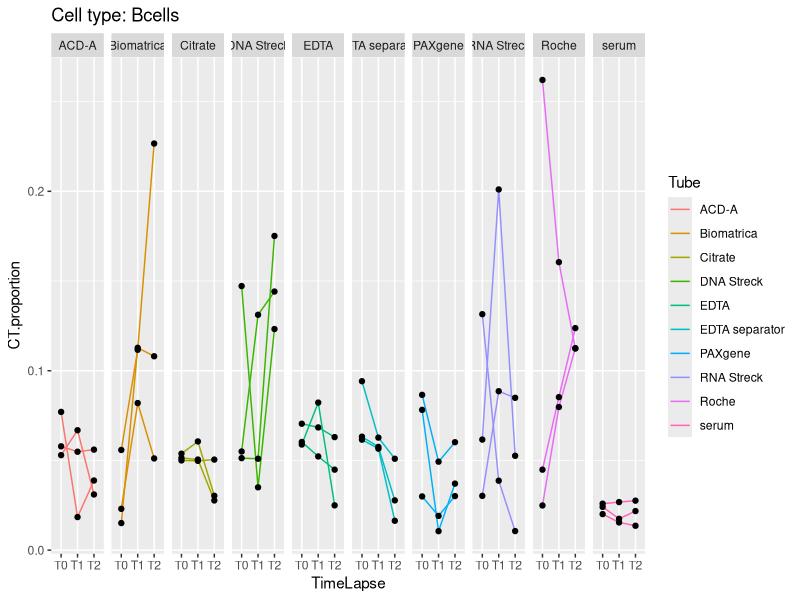
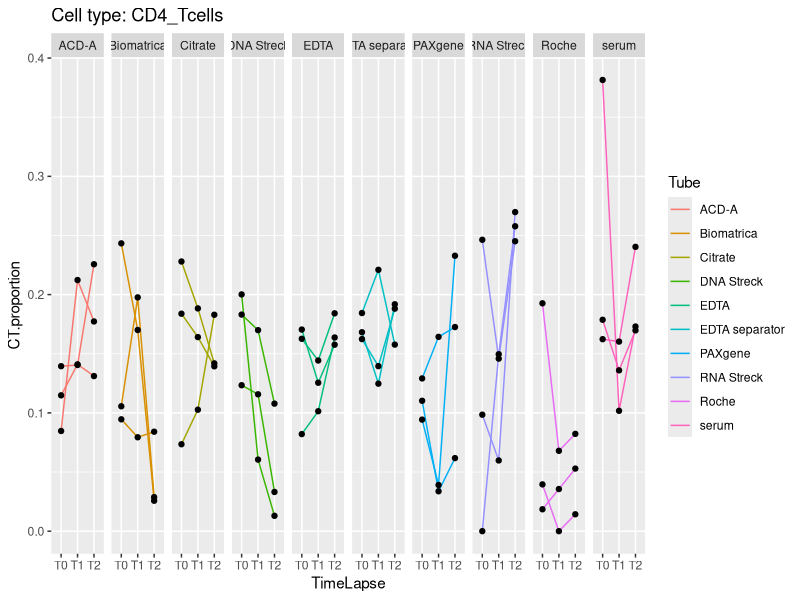
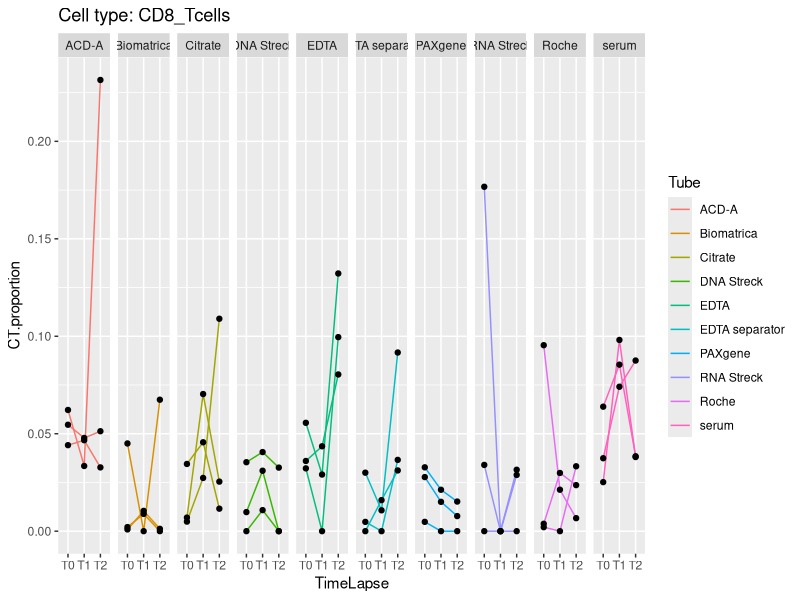
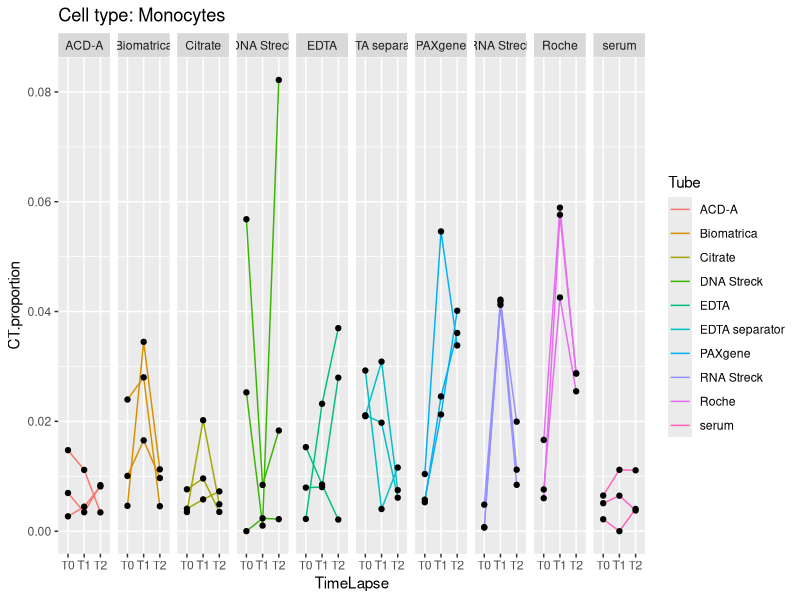
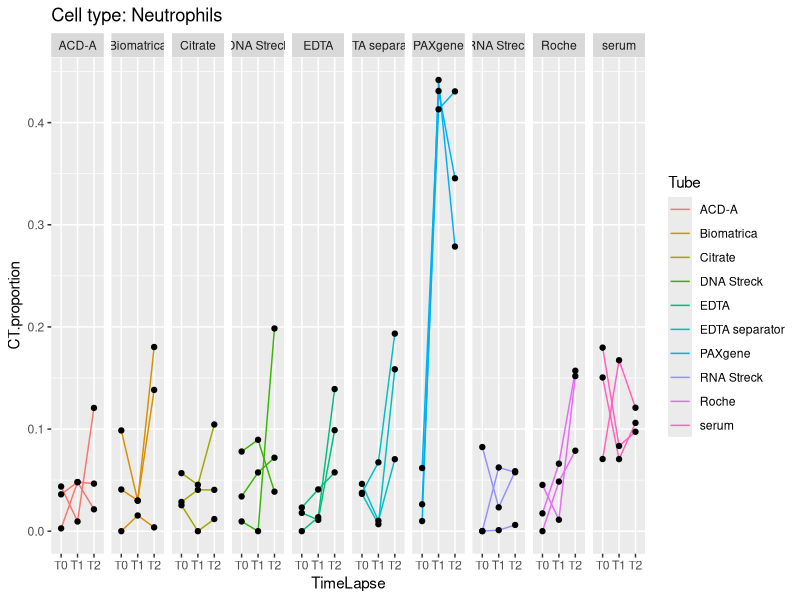
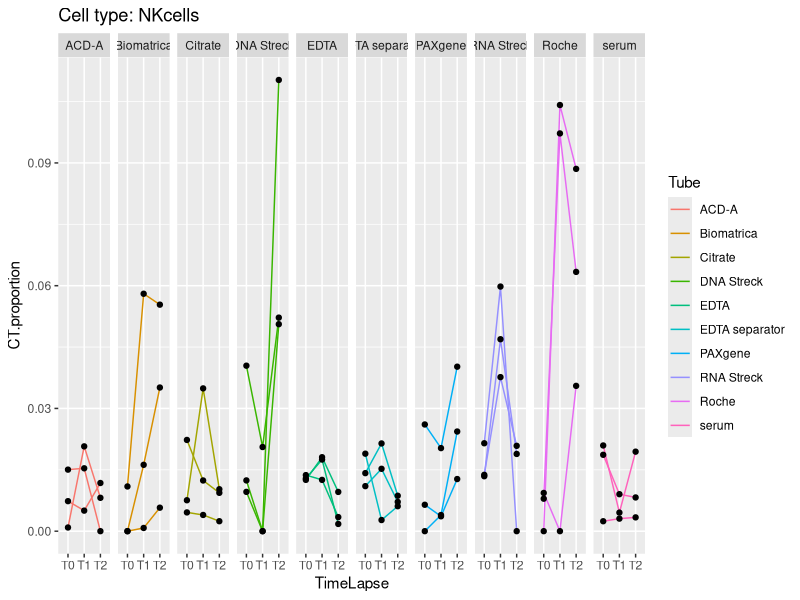
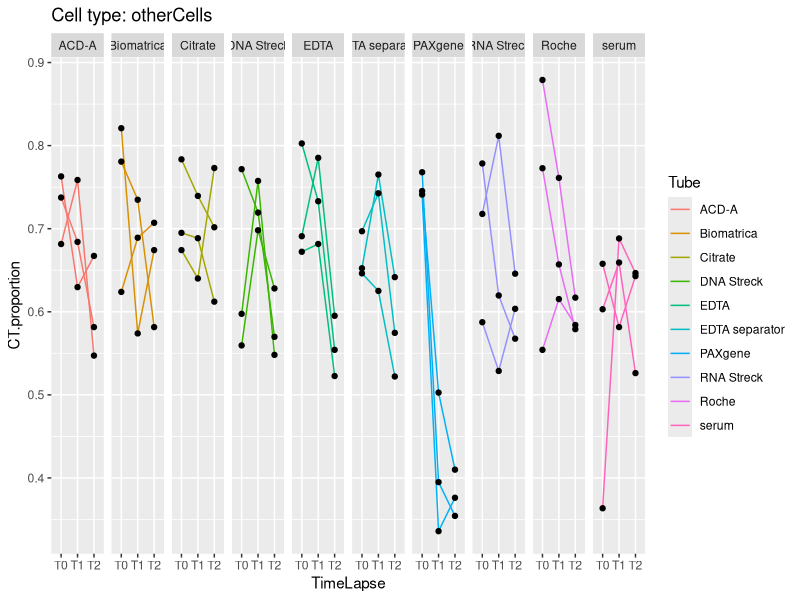
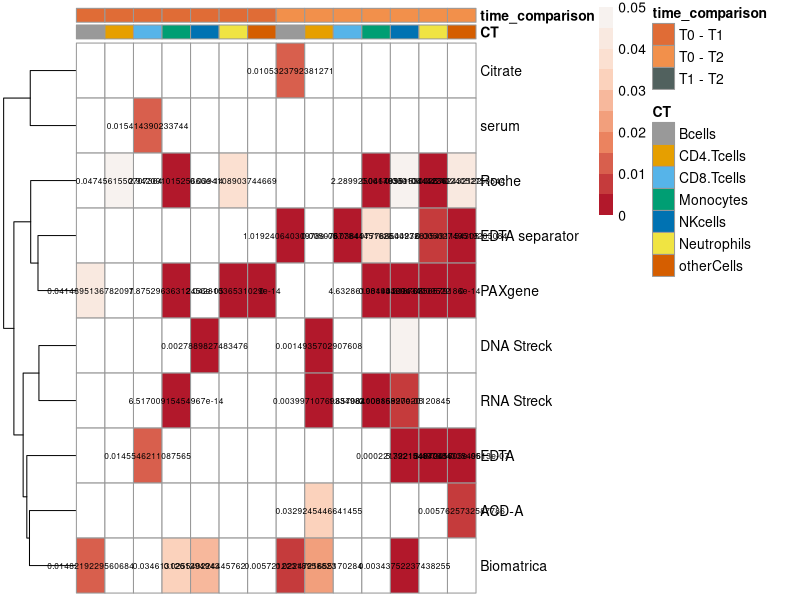

The R source for these figures, in order: (Note: this script raises an error after producing the figures.)
# "Repeated measures analyses: beta regression models - FRANCISCO NOV 2022"

library(nlme)
library(ggplot2)
library(multcomp)
library(emmeans)
library(glmmTMB)
library(car)

require(data.table)
require(tidyverse)
require(dplyr)
library(ggplot2)
library(ggrepel)
require(pheatmap)
require(cowplot)
require(gridExtra)
library(RColorBrewer)

set.seed(189672)


db<-read.csv("duplicates.csv")
str(db)

db$Tube<-as.factor(db$Tube)
db$RNAisolation<-as.factor(db$RNAisolation)
db$TimeLapse<-as.factor(db$TimeLapse)
db$donorID<-as.factor(db$donorID)

Tube.levels<-levels(db$Tube)
RNAisolation.levels<-levels(db$RNAisolation)
TimeLapse.levels<-levels(db$TimeLapse)

db2 = fread("EPIC.BRef_mixed_model_input.txt", data.table = FALSE)
db2$Tube<-as.factor(db2$Tube)
db2$BiologicalReplicate<-as.factor(db2$BiologicalReplicate)
db2$TimeLapse<-as.factor(db2$TimeLapse)

cell.types<-unique(db2$CT)

cnt<-1
p<-list()
for(ct in cell.types) {
  p1<-ggplot(data = db2[db2$CT==ct,], aes(x = TimeLapse, y = CT.proportion, group = Tube:BiologicalReplicate))
  p2<-p1+geom_line(aes(color=Tube))+geom_point() + facet_grid(. ~ Tube)+
    ggtitle(paste("Cell type: ",ct,sep=""))
  p[[cnt]]<-p2
  cnt<-cnt+1
}
p

dev.off()

####################################
# Based on the previous visualisations, O.Thas suggested to have different variances for the tubes. Separate analyses for the cell types.
# Beta regression models with random effects for all cell types

ALL_OUTPUT = lapply(cell.types, function(cell_type){
  
  m <- glmmTMB(CT.proportion ~ Tube*TimeLapse + (1|BiologicalReplicate),
             dispformula = ~Tube,
             family = beta_family(),
             data=db2[db2$CT==cell_type,])
  
  m.methods <- emmeans(m, ~TimeLapse|Tube)
  
  results = reshape2::melt(pairs(m.methods))
  results = results[,c(1,2,ncol(results))]
  colnames(results) = c("time_comparison", "tube", "p-value")
  results$CT = gsub("_","\\.", cell_type)
  results
  
})

ALL_OUTPUT = do.call(rbind.data.frame, ALL_OUTPUT)

ALL_OUTPUT = data.table::dcast.data.table(data.table(ALL_OUTPUT), formula = tube ~ CT + time_comparison, value.var = "p-value") %>% as.data.frame()
rownames(ALL_OUTPUT) = ALL_OUTPUT$tube
ALL_OUTPUT$tube = NULL

######################################################################################
## Re-order columns on heatmap: all T0-T1, T1-T2 and T0-T2
ALL_OUTPUT = ALL_OUTPUT[, c(grep("T0 - T1", colnames(ALL_OUTPUT)), grep("T1 - T2", colnames(ALL_OUTPUT)), grep("T0 - T2", colnames(ALL_OUTPUT)))]

annotation = data.frame(
  CT = colnames(ALL_OUTPUT) %>% strsplit(., "_") %>% lapply(., function(x) x[1]) %>% unlist(),
  time_comparison = colnames(ALL_OUTPUT) %>% strsplit(., "_") %>% lapply(., function(x) x[2]) %>% unlist()
)
rownames(annotation) = colnames(ALL_OUTPUT)

annotation_colors = list(
  time_comparison = c(`T0 - T1`="#E06C36", `T0 - T2`="#F2904B", `T1 - T2`="#51615E"),
  CT = c(Bcells="#999999", CD4.Tcells="#E69F00", CD8.Tcells="#56B4E9", Monocytes="#009E73", NKcells="#0072B2", Neutrophils="#F0E442", otherCells="#D55E00")
)

ALL_OUTPUT.backup = ALL_OUTPUT

## Transform p-values > 0.05 TO WHITE, gradient of p-values only for significant ones!
ALL_OUTPUT = ALL_OUTPUT.backup

#Reorder matrix & only keep T0-T1 and T0-T2
ALL_OUTPUT = ALL_OUTPUT[c("ACD-A","Citrate","EDTA","EDTA separator","serum","Biomatrica","DNA Streck","RNA Streck","PAXgene","Roche"),grep("T1 - T2",colnames(ALL_OUTPUT),invert=T, value = T)]

#breaks for legend
bk1 <- c(seq(0, 0.051, by = 0.005))

#Make custom color palette
custom_palette = c(colorRampPalette(brewer.pal(n = 7, name = "RdBu"))(20))
custom_palette2 = c(custom_palette[1:10], 'white')

#make matrix of labels (to display "<0.01" instead of the actual value)
#labels_tab <- round(ALL_OUTPUT, 3)
#labels_tab[labels_tab < 0.001] <- "<0.001"
labels_tab <- ALL_OUTPUT
labels_tab[labels_tab > 0.05] <- ""
#use scientific notation
labels_tab_formatted <- apply(labels_tab, c(1, 2), function(x) {
  formatted <- sprintf("%.1e", as.numeric(x)) # Format to scientific notation
  gsub("NA","",gsub("e-0", "e-", gsub("e\\+0", "e+", formatted))) # Remove leading zero in exponent
})

pdf("./NON_BINARY_sig_pvalue_inblack_beta_reg_OCT2023.pdf", height = 4, width = 10)
  pheatmap::pheatmap(round(ALL_OUTPUT, 3), 
                     cluster_cols = FALSE, 
                     cluster_rows = TRUE,
                     annotation = annotation, 
                     annotation_colors = annotation_colors, 
                     breaks = bk1,
                     display_numbers = labels_tab, fontsize_number = 6, number_color="black",
                     na_col = "white",
                     color = custom_palette2,
                     show_colnames = FALSE,
                     angle_col = 45)
dev.off()

######################################################################################
## Make an extra heatmap where cell type proportions themselves are plotted
DT = dcast(db2, fun.aggregate = mean, by = c("BiologicalReplicate"), formula = Tube ~ TimeLapse + CT, value.var = "CT.proportion") %>% data.frame()
rownames(DT) = DT$Tube
DT$Tube = NULL

#Make custom color palette
custom_palette = c(colorRampPalette(brewer.pal(n = 7, name = "RdBu"))(20))
custom_palette2 = c(custom_palette[1:8], 'white') %>% rev()

annotation = data.frame(
  CT = colnames(DT) %>% strsplit(., "_") %>% lapply(., function(x) x[2]) %>% unlist(),
  time_comparison = colnames(DT) %>% strsplit(., "_") %>% lapply(., function(x) x[1]) %>% unlist()
)
rownames(annotation) = colnames(DT)

annotation_colors = list(
  CT = c(Bcells="#999999", CD4="#E69F00", CD8="#56B4E9", Monocytes="#009E73", NKcells="#0072B2", Neutrophils="#F0E442", otherCells="#D55E00"),
  time_comparison = c(T0="#ede2f0", T1="#7f617e", T2="#4a345b")
)


pdf("./NON_BINARY_mean.CT.prop_OCT2023.pdf", height = 4, width = 10)
pheatmap::pheatmap(round(DT, 3), 
                   cluster_cols = FALSE, 
                   cluster_rows = TRUE,
                   annotation = annotation, 
                   annotation_colors = annotation_colors, 
                   display_numbers = TRUE, fontsize_number = 6, number_color="black",
                   na_col = "white",
                   color = custom_palette2,
                   show_colnames = FALSE,
                   angle_col = 45)
dev.off()
